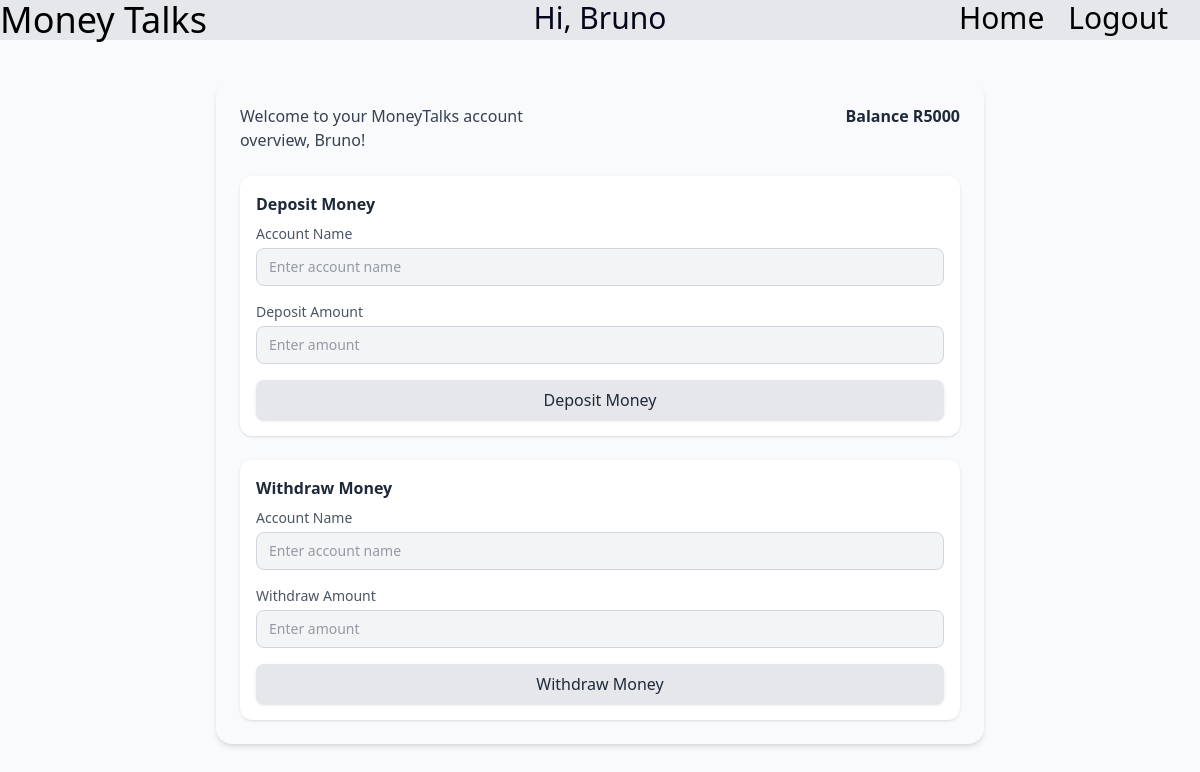
Page / (signed in) on the earlier database version.
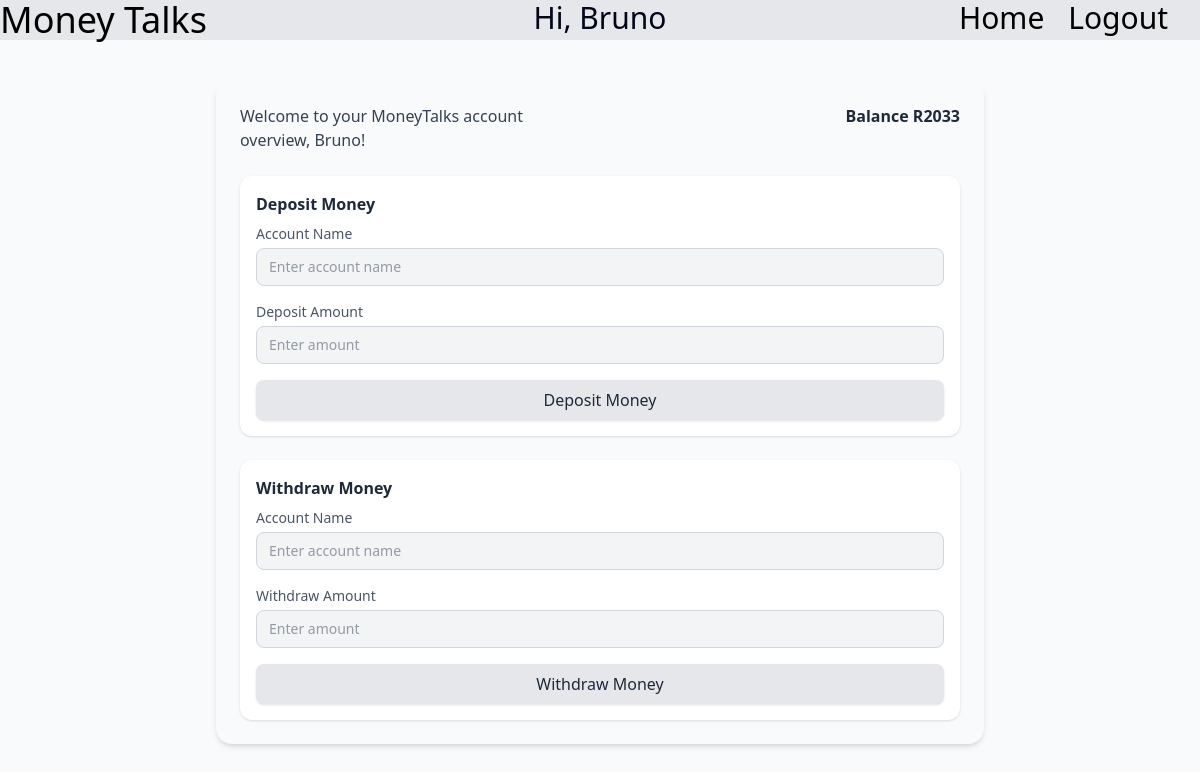
Same page on the later database version.
### tables this page shows
CREATE TABLE users (id INTEGER PRIMARY KEY, username TEXT UNIQUE, password_hash TEXT);

CREATE TABLE account (user_id INTEGER NOT NULL, accountName TEXT, amount INTEGER, accessDate TIMESTAMP DEFAULT CURRENT_TIMESTAMP, FOREIGN KEY (user_id) REFERENCES users(id) ON DELETE CASCADE);

### app.py (the view)
@app.route("/", methods=["GET", "POST"])
def hello_world():
    if request.method == "POST":
        accounts.add_money(session["user_id"], "Savings", 500, dataB)
        return redirect("/")
    balanceInfo = account(session["username"])
    print(str(session))
    return render_template("home.html", session=session, balanceInfo=balanceInfo)

### app.py (called while the page is built)
def account(username):
    with sqlite3.connect(dataB) as conn:
        cur = conn.execute("""
            SELECT u.id, u.username, a.accountName, a.amount, a.accessDate
            FROM users u
            JOIN account a ON u.id = a.user_id
            WHERE u.username = ?
        """, (username,))
        row = cur.fetchone()
        return row

### templates/home.html (shortened to what this page needs)
{% extends "base.html" %}
{% block content %}
{% if session.get("user_id") %}
<div class="max-w-3xl mx-auto mt-10 p-6 bg-gray-50 rounded-2xl shadow-md">
    <div class="grid grid-cols-2 gap-4 mb-6">
        <div class="text-gray-700 font-medium">
            Welcome to your MoneyTalks account overview, {{ session["username"] }}!
        </div>
        <div class="text-right text-gray-800 font-semibold">
            Balance R{{ balanceInfo[3] }}
        </div>
    </div>
    <form action="add_money" method="POST" class="space-y-4 bg-white p-4 rounded-xl shadow-sm">
        <h3 class="text-gray-800 font-semibold mb-2">Deposit Money</h3>
        <div>
            <label for="account_name_deposit" class="block text-sm font-medium text-gray-600">Account Name</label>
            <input type="text" name="account_name" id="account_name_deposit"
                class="mt-1 block w-full rounded-lg border border-gray-300 bg-gray-100 px-3 py-2 text-gray-700 focus:outline-none focus:border-gray-400 focus:ring-1 focus:ring-gray-300 sm:text-sm"
                placeholder="Enter account name" required>
        </div>
        <div>
            <label for="deposit_amount" class="block text-sm font-medium text-gray-600">Deposit Amount</label>
            <input type="number" name="amount" id="deposit_amount" step="0.01"
                class="mt-1 block w-full rounded-lg border border-gray-300 bg-gray-100 px-3 py-2 text-gray-700 focus:outline-none focus:border-gray-400 focus:ring-1 focus:ring-gray-300 sm:text-sm"
                placeholder="Enter amount" required>
        </div>
        <button type="submit"
            class="w-full py-2 px-4 bg-gray-200 hover:bg-gray-300 text-gray-800 font-medium rounded-lg shadow-sm focus:outline-none focus:ring-1 focus:ring-gray-400">
            Deposit Money
        </button>
    </form>
    <form action="/withdraw_money" method="POST" class="space-y-4 bg-white p-4 rounded-xl shadow-sm mt-6">
        <h3 class="text-gray-800 font-semibold mb-2">Withdraw Money</h3>
        <div>
            <label for="account_name_withdraw" class="block text-sm font-medium text-gray-600">Account Name</label>
            <input type="text" name="account_name" id="account_name_withdraw"
                class="mt-1 block w-full rounded-lg border border-gray-300 bg-gray-100 px-3 py-2 text-gray-700 focus:outline-none focus:border-gray-400 focus:ring-1 focus:ring-gray-300 sm:text-sm"
                placeholder="Enter account name" required>
        </div>
        <div>
            <label for="withdraw_amount" class="block text-sm font-medium text-gray-600">Withdraw Amount</label>
            <input type="number" name="amount" id="withdraw_amount" step="0.01"
                class="mt-1 block w-full rounded-lg border border-gray-300 bg-gray-100 px-3 py-2 text-gray-700 focus:outline-none focus:border-gray-400 focus:ring-1 focus:ring-gray-300 sm:text-sm"
                placeholder="Enter amount" required>
        </div>
        <button type="submit"
            class="w-full py-2 px-4 bg-gray-200 hover:bg-gray-300 text-gray-800 font-medium rounded-lg shadow-sm focus:outline-none focus:ring-1 focus:ring-gray-400">
            Withdraw Money
        </button>
    </form>
</div>
{% endif %}
{% endblock %}

### templates/base.html (shortened to what this page needs)
<!DOCTYPE html>
<html lang="en">
<head>
    <script src="https://cdn.jsdelivr.net/npm/@tailwindcss/browser@4"></script>
</head>
<body class="bg-gray-50">
    <header class="bg-gray-200 grid grid-cols-3 ">
        <span class="text-4xl text-bold">Money Talks</span>
        <nav class=" text-center">
            {% if session.get("user_id") %}
                <span class="text-center text-3xl text-bold text-slate-950">Hi, {{ session["username"] }}</span>
            {% else %}
                <a href="/login">Login</a>
                <a href="/registar">Register</a>
            {% endif %}
        </nav>
        <nav class="text-end space-x-4 pr-8 text-3xl">
            {% if session.get("user_id") %}
                <a href="/" class="">Home</a>
                <a href="/logout">Logout</a>
            {% endif %}
        </nav>
    </header>
    <main>
        {% block content %}{% endblock %}
    </main>
</body>
</html>

Differences in the rows shown:
changed account: amount "5000" → "2033"
